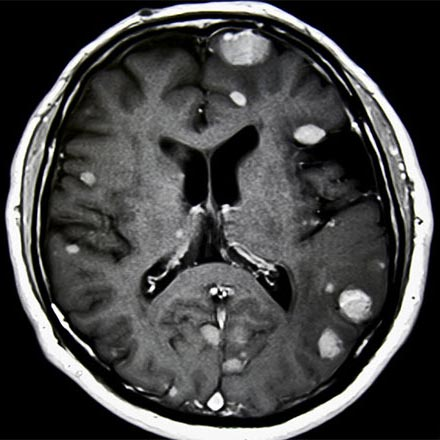
%> input picture Vision for Multiple or Moving Cameras/LA3_zsofia_sara_BUDAI/LAB_III_code/quad-trees/ima_T1.jpg, 440 x 440 px
$ octave quadtree_ex_3.m   (GNU Octave 9; MATLAB toolbox functions it lacks are replaced by stand-ins)
%> lines starting %> are read from the running program, lines starting %| are printed output that depends on the picture
%% %%%%%%%%%%%%%%%%%%%%%%%%%%%%%%%%%%%%%%%%%%%%%%%
% VIDEO FOR MULTIPLE AND MOVING CAMERAS (VMMC)
% IPCV @ UAM
% Marcos Escudero-Viñolo (marcos.escudero@uam.es)
%% %%%%%%%%%%%%%%%%%%%%%%%%%%%%%%%%%%%%%%%%%%%%%%%
clear all
clf,
clc
%% parameters (example)
K     = 11;                             % maximum number of 'levels'
alpha = 0.035;                         % threshold / condition
fun   = @(x) (max(max(x))-min(min(x))) > alpha; % driving function: variance > alpha
%% read some image and conver to double [0,1]
imargb  = im2double(imread('ima_T1.jpg'));
%% resize to 2.^K, 2.^K
imargb = imresize(imargb,[2.^K,2.^K]);
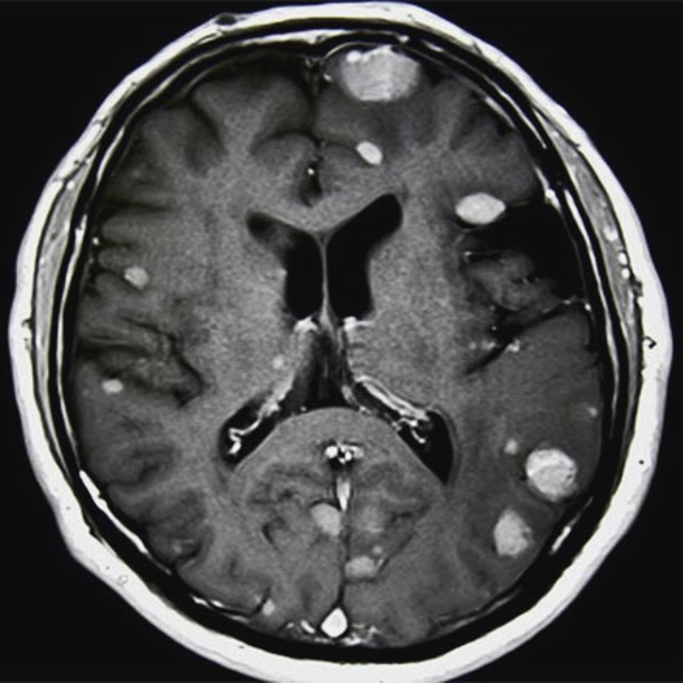
%> imargb: size 2048x2048x3 double (shown at 1/3 size); mean R, G, B 0.267, 0.268, 0.267; drawn with min black and max white
%% convert to gray scale
ima     = rgb2gray(imargb);
%% quadtree decomposition
S       = qtdecomp(ima,fun);
%% show image and quatree decomposition (both edges and average values)
% init resources
leaves   = repmat( double(0),size(S));
blocks   = repmat( double(0),size(S));
avg_gray = repmat(double(0),size(S));
avg_rgb  = repmat(double(0),size(imargb));
% travel the tree
dims = 2.^(K:-1:0);
%> (the run ends here)
